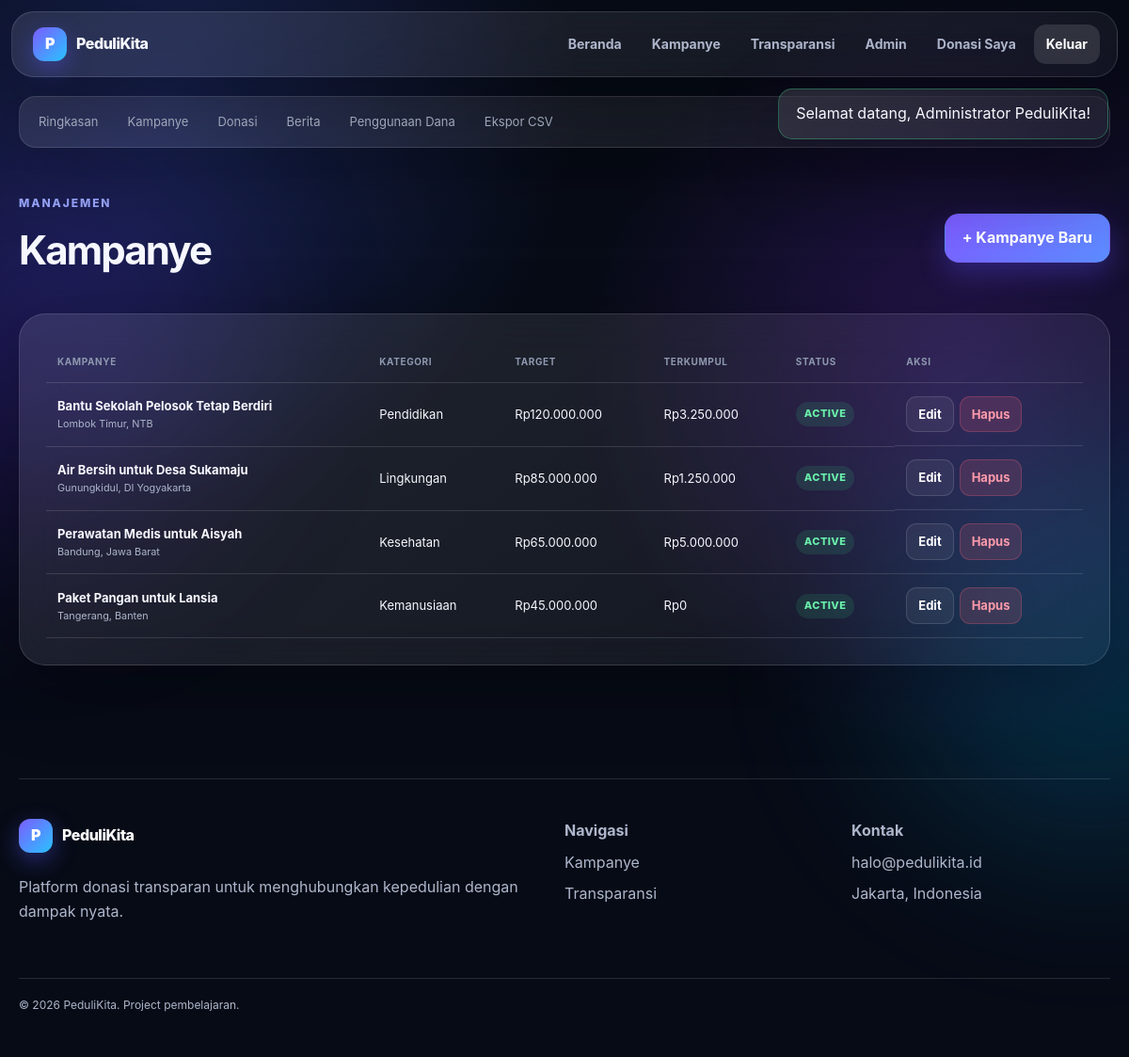
The page /admin/campaigns.php (signed in) on the database its author committed.
### tables this page shows
CREATE TABLE campaigns (
    id INTEGER PRIMARY KEY AUTOINCREMENT,
    title TEXT NOT NULL,
    slug TEXT NOT NULL UNIQUE,
    summary TEXT NOT NULL,
    description TEXT NOT NULL,
    category TEXT NOT NULL,
    beneficiary TEXT NOT NULL,
    location TEXT NOT NULL,
    target_amount REAL NOT NULL,
    cover_image TEXT,
    status TEXT NOT NULL DEFAULT 'active' CHECK(status IN ('draft','active','completed','closed')),
    deadline TEXT,
    created_by INTEGER,
    created_at TEXT NOT NULL DEFAULT CURRENT_TIMESTAMP,
    FOREIGN KEY(created_by) REFERENCES users(id) ON DELETE SET NULL
);

### helpers.php (called while the page is built, shortened)
<?php
require_once __DIR__ . '/config.php';
function e(?string $value): string { return htmlspecialchars((string)$value, ENT_QUOTES, 'UTF-8'); }
function url(string $path=''): string {
    $script = str_replace('\\','/', dirname($_SERVER['SCRIPT_NAME'] ?? '/'));
    if (str_ends_with($script, '/admin')) $script = dirname($script);
    $script = rtrim($script, '/.');
    return ($script ?: '') . '/' . ltrim($path, '/');
}
function money(float|int|string $amount): string { return 'Rp' . number_format((float)$amount, 0, ',', '.'); }
function campaign_query(string $where='1=1'): string { return "SELECT c.*, COALESCE(SUM(CASE WHEN d.status='verified' THEN d.amount ELSE 0 END),0) raised, COUNT(DISTINCT CASE WHEN d.status='verified' THEN d.id END) donor_count FROM campaigns c LEFT JOIN donations d ON d.campaign_id=c.id WHERE $where GROUP BY c.id"; }

### config.php (called while the page is built, shortened)
<?php
function db(): PDO
{
    static $pdo = null;
    if ($pdo instanceof PDO) {
        return $pdo;
    }
    $pdo = new PDO('sqlite:' . DB_PATH, null, null, [
        PDO::ATTR_ERRMODE => PDO::ERRMODE_EXCEPTION,
        PDO::ATTR_DEFAULT_FETCH_MODE => PDO::FETCH_ASSOC,
    ]);
    $pdo->exec('PRAGMA foreign_keys = ON');
    return $pdo;
}

### admin/campaigns.php (the view, shortened to what this page needs)
<?php
require_once dirname(__DIR__).'/helpers.php';require_admin();$pageTitle='Kelola Kampanye';
$rows=db()->query(campaign_query()." ORDER BY c.created_at DESC")->fetchAll();include dirname(__DIR__).'/partials/header.php';include __DIR__.'/nav.php';?>
<section class="admin-content container"><div class="admin-heading"><div><span class="eyebrow">Manajemen</span><h1>Kampanye</h1></div><a class="btn primary" href="<?=url('admin/campaign-form.php')?>">+ Kampanye Baru</a></div><div class="glass panel"><div class="data-table"><table><thead><tr><th>Kampanye</th><th>Kategori</th><th>Target</th><th>Terkumpul</th><th>Status</th><th>Aksi</th></tr></thead><tbody><?php foreach($rows as $r):?><tr><td><strong><?=e($r['title'])?></strong><small><?=e($r['location'])?></small></td><td><?=e($r['category'])?></td><td><?=money((float)$r['target_amount'])?></td><td><?=money((float)$r['raised'])?></td><td><span class="status <?=e($r['status'])?>"><?=e($r['status'])?></span></td><td class="actions"><a class="btn ghost small" href="<?=url('admin/campaign-form.php?id='.$r['id'])?>">Edit</a><form method="post" onsubmit="return confirm('Hapus kampanye dan seluruh data terkait?')"><?=csrf_field()?><input type="hidden" name="action" value="delete"><input type="hidden" name="id" value="<?=$r['id']?>"><button class="btn danger small">Hapus</button></form></td></tr><?php endforeach;?></tbody></table></div></div></section>
<?php include dirname(__DIR__).'/partials/footer.php'; ?>

### assets/css/style.css (style rules this page uses)
:root { --bg:#070b16;--panel:rgba(255,255,255,.08);--panel-strong:rgba(255,255,255,.12);--line:rgba(255,255,255,.13);--text:#f7f8ff;--muted:#aeb6cb;--primary:#7c5cff;--primary2:#29c3ff;--success:#39d98a;--warning:#ffbd5a;--danger:#ff647c;--radius:26px;--shadow:0 24px 80px rgba(0,0,0,.32) }
* { box-sizing:border-box }
html { scroll-behavior:smooth }
body { margin:0;font-family:Inter,ui-sans-serif,system-ui,-apple-system,BlinkMacSystemFont,"Segoe UI",sans-serif;background:radial-gradient(circle at 15% 10%,#182350 0,transparent 30%),radial-gradient(circle at 85% 35%,#25154d 0,transparent 32%),var(--bg);color:var(--text);min-height:100vh;line-height:1.6 }
a { color:inherit;text-decoration:none }
.container { width:min(1160px,calc(100% - 32px));margin-inline:auto }
.glass { background:linear-gradient(145deg,rgba(255,255,255,.105),rgba(255,255,255,.045));border:1px solid var(--line);box-shadow:var(--shadow);backdrop-filter:blur(24px);-webkit-backdrop-filter:blur(24px) }
.eyebrow { text-transform:uppercase;letter-spacing:.16em;font-size:12px;font-weight:800;color:#9aa7ff }
.btn { display:inline-flex;justify-content:center;align-items:center;gap:8px;border:1px solid transparent;border-radius:15px;padding:12px 18px;color:#fff;font:inherit;font-weight:750;cursor:pointer;transition:.2s;background:none }
.btn.primary { background:linear-gradient(135deg,var(--primary),#5b8cff);box-shadow:0 12px 28px rgba(93,76,255,.3) }
.btn.ghost { border-color:var(--line);background:rgba(255,255,255,.06) }
.btn.danger { background:rgba(255,100,124,.15);color:#ff9bab;border-color:rgba(255,100,124,.25) }
.btn.small { padding:8px 12px;border-radius:11px;font-size:13px }
.section-head,.admin-heading { display:flex;justify-content:space-between;align-items:end;gap:20px;margin-bottom:28px }
.section-head h2,.panel h2,.admin-heading h1 { font-size:clamp(28px,4vw,42px);letter-spacing:-.045em;margin:5px 0 }
.panel,.form-card { border-radius:28px;padding:28px }
.status { display:inline-flex;border-radius:99px;padding:4px 9px;font-size:11px;font-weight:800;text-transform:uppercase;letter-spacing:.04em;background:rgba(255,255,255,.08) }
.status.verified,.status.active,.status.completed { color:#6af0ab;background:rgba(57,217,138,.12) }
.data-table { overflow-x:auto }
.data-table table { width:100%;border-collapse:collapse }
.data-table th,.data-table td { padding:14px 12px;text-align:left;border-bottom:1px solid var(--line);font-size:13px }
.data-table th { color:#8f99b0;text-transform:uppercase;letter-spacing:.06em;font-size:10px }
.data-table td small { display:block;color:var(--muted) }
.admin-content { padding:45px 0 90px }
.admin-heading { align-items:center }
.actions { display:flex;gap:6px }
.actions form { display:inline }

### rows shown on the page
campaigns: title "Bantu Sekolah Pelosok Tetap Berdiri", location "Lombok Timur, NTB", category "Pendidikan", target_amount "Rp120.000.000", raised "Rp3.250.000", status "ACTIVE"
campaigns: title "Air Bersih untuk Desa Sukamaju", location "Gunungkidul, DI Yogyakarta", category "Lingkungan", target_amount "Rp85.000.000", raised "Rp1.250.000", status "ACTIVE"
campaigns: title "Perawatan Medis untuk Aisyah", location "Bandung, Jawa Barat", category "Kesehatan", target_amount "Rp65.000.000", raised "Rp5.000.000", status "ACTIVE"
campaigns: title "Paket Pangan untuk Lansia", location "Tangerang, Banten", category "Kemanusiaan", target_amount "Rp45.000.000", raised "Rp0", status "ACTIVE"

### other values the page prints
$f['message'] "Selamat datang, Administrator PeduliKita!"
